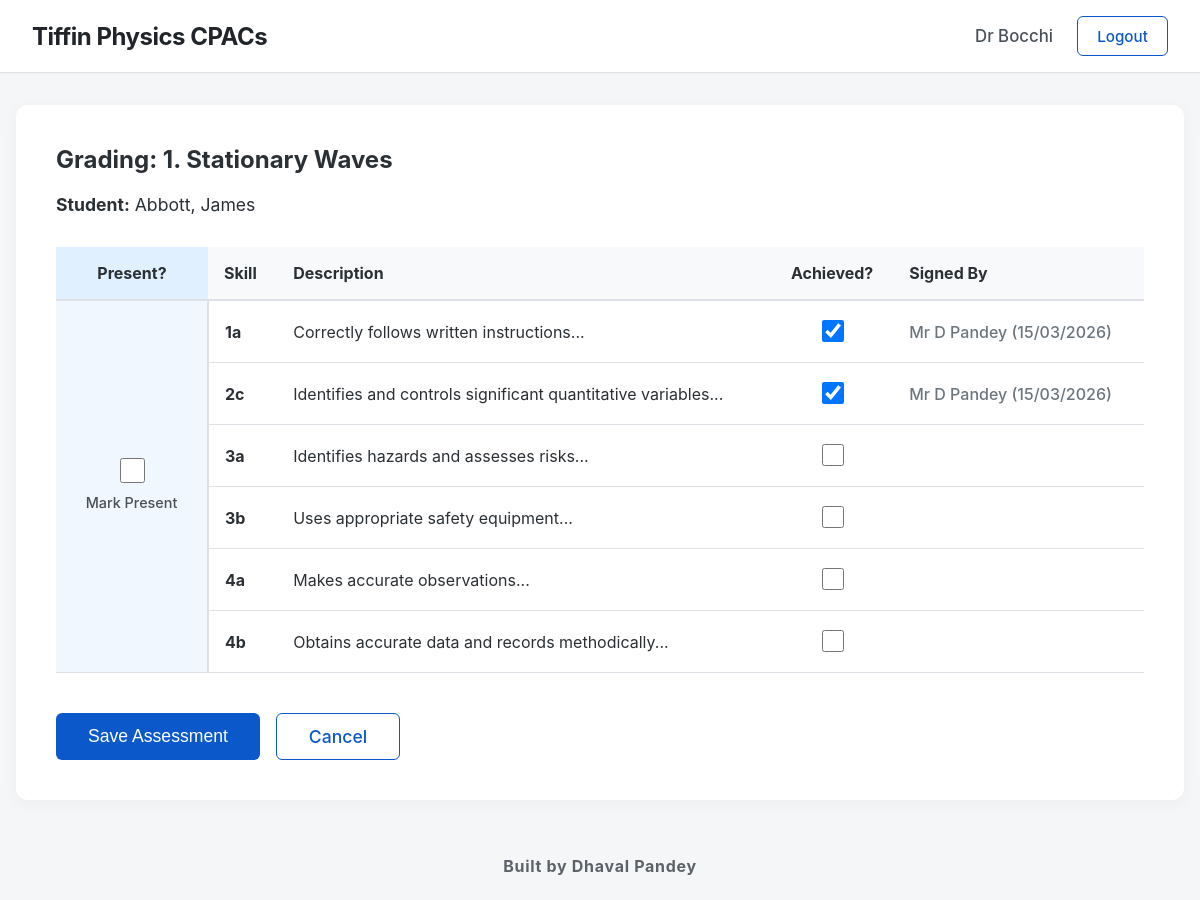
Page /grade/1/1 (signed in) on the earlier database version.
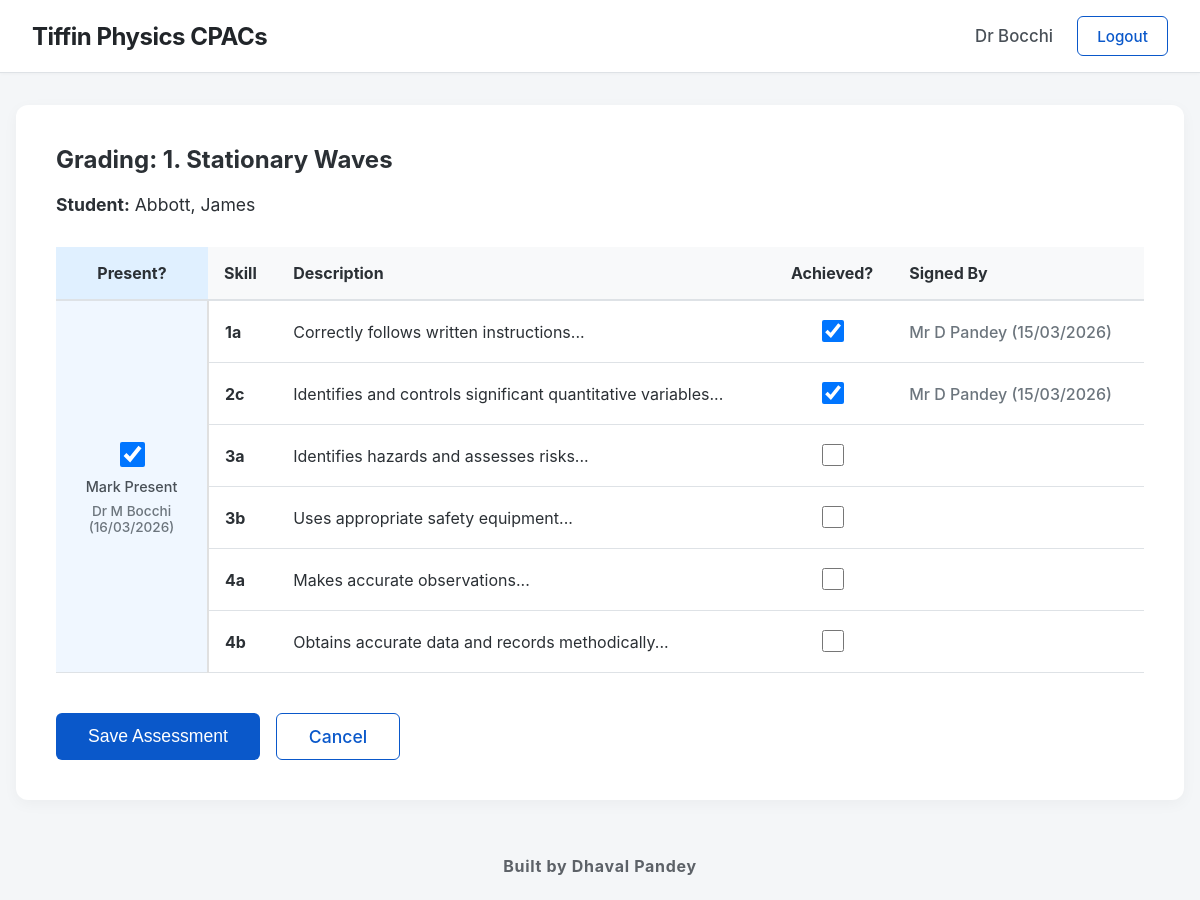
Same page on the later database version.
### app.py (models this page shows, shortened)
class Teacher(UserMixin, db.Model):
    id = db.Column(db.Integer, primary_key=True)
    email = db.Column(db.String(150), unique=True, nullable=False)
    password = db.Column(db.String(200), nullable=True)
    title = db.Column(db.String(10), nullable=False)
    first_name = db.Column(db.String(100), nullable=False)
    last_name = db.Column(db.String(100), nullable=False)
    @property
    def role(self): return 'teacher'

class Practical(db.Model):
    id = db.Column(db.Integer, primary_key=True)
    name = db.Column(db.String(150), nullable=False)

class Student(UserMixin, db.Model):
    id = db.Column(db.Integer, primary_key=True)
    first_name = db.Column(db.String(100), nullable=False)
    last_name = db.Column(db.String(100), nullable=False)
    cohort_id = db.Column(db.Integer, db.ForeignKey('cohort.id'), nullable=False)
    assessments = db.relationship('Assessment', backref='student_ref', lazy=True, cascade="all, delete-orphan")

class Skill(db.Model):
    id = db.Column(db.Integer, primary_key=True)
    name = db.Column(db.String(10), unique=True, nullable=False)
    description = db.Column(db.String(500), nullable=False)

class Attendance(db.Model):
    id = db.Column(db.Integer, primary_key=True)
    student_id = db.Column(db.Integer, db.ForeignKey('student.id', ondelete="CASCADE"), nullable=False)
    practical_id = db.Column(db.Integer, db.ForeignKey('practical.id', ondelete="CASCADE"), nullable=False)
    teacher_id = db.Column(db.Integer, db.ForeignKey('teacher.id'), nullable=False)
    is_present = db.Column(db.Boolean, default=False, nullable=False)
    timestamp = db.Column(db.DateTime, default=datetime.utcnow)

### app.py (the view, shortened to what this page needs)
@app.route('/grade/<int:student_id>/<int:prac_id>', methods=['GET', 'POST'])
@login_required
def grade(student_id, prac_id):
    if current_user.role == 'student' and current_user.id != student_id: abort(403)
    student = Student.query.get_or_404(student_id)
    practical = Practical.query.get_or_404(prac_id)
    skills = practical.skills
    assessments = Assessment.query.filter_by(student_id=student.id, practical_id=practical.id).all()
    assessed_skill_ids = {a.skill_id: a for a in assessments}
    signatures = {}
    for a in assessments:
        t = Teacher.query.get(a.teacher_id)
        signatures[a.skill_id] = f"{t.title} {t.first_name[0]} {t.last_name} ({a.date_signed.strftime('%d/%m/%Y')})"
    att_record = Attendance.query.filter_by(student_id=student.id, practical_id=practical.id).first()
    att_signature = ""
    if att_record and att_record.is_present:
        t = Teacher.query.get(att_record.teacher_id)
        att_signature = f"{t.title} {t.first_name[0]} {t.last_name} ({att_record.timestamp.strftime('%d/%m/%Y')})"
    return render_template('grade.html', student=student, practical=practical, skills=skills, assessed=assessed_skill_ids, signatures=signatures, attendance=att_record, att_signature=att_signature)

### app.py (called while the page is built)
@login_manager.user_loader
def load_user(user_id):
    if user_id.startswith('teacher_'): return Teacher.query.get(int(user_id.split('_')[1]))
    elif user_id.startswith('student_'): return Student.query.get(int(user_id.split('_')[1]))
    return None

### templates/grade.html (shortened to what this page needs)
{% extends 'base.html' %} {% block content %}
<div
	style="
		background: white;
		padding: 2.5rem;
		border-radius: 12px;
		box-shadow: 0 4px 15px rgba(0, 0, 0, 0.04);
	">
	<h2 style="margin-top: 0">Grading: {{ practical.name }}</h2>
	<p style="font-size: 1.1rem">
		<strong>Student:</strong> {{ student.last_name }}, {{ student.first_name
		}}
	</p>
	<form method="POST">
		<table style="width: 100%; border-collapse: collapse; margin-top: 2rem">
			<thead>
				<tr style="background: #f8f9fa">
					<th
						style="
							padding: 1rem;
							border-bottom: 2px solid var(--border);
							text-align: center;
							background-color: #e0f0ff;
							width: 120px;
						">
						Present?
					</th>
					<th
						style="
							padding: 1rem;
							border-bottom: 2px solid var(--border);
							text-align: left;
						">
						Skill
					</th>
					<th
						style="
							padding: 1rem;
							border-bottom: 2px solid var(--border);
							text-align: left;
						">
						Description
					</th>
					<th
						style="
							padding: 1rem;
							border-bottom: 2px solid var(--border);
							text-align: center;
						">
						Achieved?
					</th>
					<th
						style="
							padding: 1rem;
							border-bottom: 2px solid var(--border);
							text-align: left;
						">
						Signed By
					</th>
				</tr>
			</thead>
			<tbody>
				{% for sk in skills %}
				<tr>
					{% if loop.first %}
					<td
						rowspan="{{ skills|length }}"
						style="
							padding: 1rem;
							border-bottom: 1px solid var(--border);
							border-right: 2px solid #e0e0e0;
							background-color: #f0f7ff;
							text-align: center;
							vertical-align: middle;
						">
						{% if current_user.role == 'teacher' %}
						<label
							style="
								display: flex;
								flex-direction: column;
								align-items: center;
								gap: 0.5rem;
								cursor: pointer;
							">
							<input
								type="checkbox"
								name="attendance_present"
								{%
								if
								attendance
								and
								attendance.is_present
								%}checked{%
								endif
								%}
								style="
									width: 25px;
									height: 25px;
									cursor: pointer;
								" />
							<span style="font-weight: 500">Mark Present</span>
						</label>
						{% endif %} {% if att_signature %}
						<div
							style="
								font-size: 0.85rem;
								color: #6c757d;
								margin-top: 0.5rem;
								font-weight: 500;
							">
							{{ att_signature }}
						</div>
						{% endif %}
					</td>
					{% endif %}
					<td
						style="
							padding: 1rem;
							border-bottom: 1px solid var(--border);
						">
						<strong>{{ sk.name }}</strong>
					</td>
					<td
						style="
							padding: 1rem;
							border-bottom: 1px solid var(--border);
						">
						{{ sk.description }}
					</td>
					<td
						style="
							padding: 1rem;
							border-bottom: 1px solid var(--border);
							text-align: center;
						">
						{% if current_user.role == 'teacher' %}
						<input
							type="checkbox"
							name="skill_{{ sk.id }}"
							{%
							if
							sk.id
							in
							assessed
							%}checked{%
							endif
							%}
							style="
								width: 22px;
								height: 22px;
								cursor: pointer;
							" />
						{% endif %}
					</td>
					<td
						style="
							padding: 1rem;
							border-bottom: 1px solid var(--border);
							color: #6c757d;
							font-weight: 500;
						">
						{% if sk.id in signatures %}{{ signatures[sk.id] }}{%
						endif %}
					</td>
				</tr>
				{% endfor %}
			</tbody>
		</table>
		<div style="margin-top: 2.5rem; display: flex; gap: 1rem">
			{% if current_user.role == 'teacher' %}
			<button
				type="submit"
				class="btn"
				style="font-size: 1.1rem; padding: 0.75rem 2rem">
				Save Assessment
			</button>
			<a
				href="{{ url_for('cohort_view', id=student.cohort_id) }}"
				class="btn btn-outline"
				style="
					font-size: 1.1rem;
					padding: 0.75rem 2rem;
					display: flex;
					align-items: center;
				"
				>Cancel</a
			>
			{% endif %}
		</div>
	</form>
</div>
{% endblock %}

### templates/base.html (shortened to what this page needs)
<!doctype html>
<html lang="en">
	<head>
	</head>
	<body>
		<nav class="navbar">
			<h2>
				<a
					href="{% if current_user.is_authenticated and current_user.role == 'teacher' %}{{ url_for('dashboard') }}{% else %}{{ url_for('home') }}{% endif %}"
					class="navbar-brand"
					>Tiffin Physics CPACs</a
				>
			</h2>
			<div style="display: flex; align-items: center">
				{% if current_user.is_authenticated %} {% if current_user.role
				== 'teacher' %}
				<span class="user-name"
					>{{ current_user.title }} {{ current_user.last_name }}</span
				>
				{% endif %}
				<a href="{{ url_for('logout') }}" class="btn btn-outline"
					>Logout</a
				>
				{% endif %}
			</div>
		</nav>
		<div class="content-wrapper">
			<div class="container">
				 {% block content %}{%
				endblock %}
			</div>
		</div>
		<b><footer class="site-footer">Built by Dhaval Pandey</footer></b>
	</body>
</html>

### templates/base.html (style rules this page uses)
:root { --bg: #f4f6f8; --text: #2b3035; --primary: #0a58ca; --border: #dee2e6; }
html, body { height: 100%; }
body { font-family: -apple-system, BlinkMacSystemFont, "Segoe UI", Roboto, sans-serif; background: var(--bg); color: var(--text); margin: 0; padding: 0; display: flex; flex-direction: column; }
.navbar { background: #ffffff; padding: 1rem 2rem; border-bottom: 1px solid var(--border); display: flex; justify-content: space-between; align-items: center; box-shadow: 0 1px 3px rgba(0, 0, 0, 0.03); }
.navbar h2 { margin: 0; font-weight: 700; letter-spacing: -0.5px; }
.navbar-brand { text-decoration: none; color: #212529; transition: color 0.2s ease; }
.user-name { font-weight: 500; font-size: 1.05rem; margin-right: 1.5rem; color: #495057; }
.content-wrapper { flex: 1; }
.container { max-width: 1400px; margin: 2rem auto; padding: 0 1rem; }
.btn { padding: 0.6rem 1.2rem; border: none; border-radius: 6px; background: var(--primary); color: white; cursor: pointer; text-decoration: none; font-size: 0.95rem; font-weight: 500; transition: background 0.2s; }
.btn-outline { background: transparent; border: 1px solid var(--primary); color: var(--primary); }
label { display: block; margin-bottom: 0.4rem; font-weight: 600; color: #495057; font-size: 0.9rem; }
.site-footer { text-align: center; padding: 1.5rem; color: #5d6268; font-size: 1rem; letter-spacing: 0.7px; background: transparent; }

Differences in the rows shown:
shown differently, row unchanged: Skill "Correctly follows written instructions...": att_signature (not shown) → "Dr M Bocchi (16/03/2026)"; attendance_present "☐" → (not shown)
added Attendance: is_present "☑"
